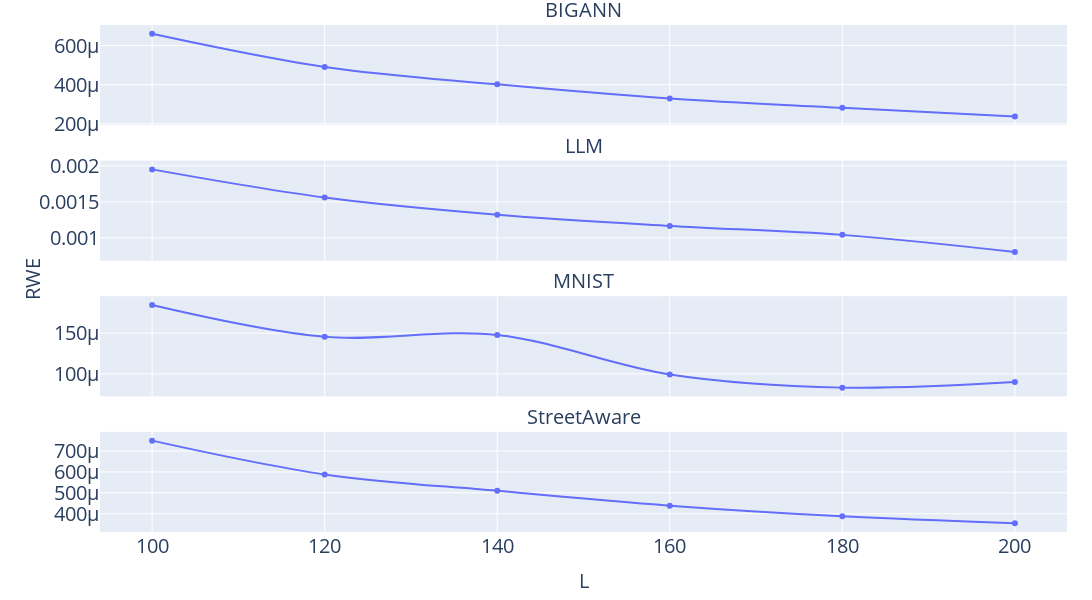

The notebook cell this image was saved under:
### Markdown cell above
## RWE

### Code cell
fig = px.line(filtered_df_complexity_comparisons, x="L", y="Total weight error", facet_col="dataset",markers=True,line_shape='spline',facet_col_wrap=1)

fig.for_each_yaxis(lambda y: y.update(showticklabels=True,matches=None, title = None,tickfont = dict(size=20)))
fig.add_annotation(
    showarrow=False,
    xanchor='center',
    xref='paper', 
    x=-0.07, 
    yanchor='middle',
    yref='paper',
    y=0.5,
    textangle=-90,
    text='RWE'
)
fig.update_xaxes(tickfont=dict(size=20), title_font = dict(size=20))
fig.for_each_annotation(lambda a: a.update(text=a.text.split("=")[-1], font = {'size': 20}))
fig.update_layout(margin = dict(t=25, l=100, r=25, b=25),
                        height=600,
                        width=1200)

fig.write_image("../images/updated_Impact-L-RWE.png", scale=3)
fig.show()

### Figure 1 — Plotly figure (JSON) as saved in the notebook; plotly's stock layout.template omitted (floating-point values rounded to 4 significant figures)
{"data": [{"hovertemplate": "dataset=BIGANN<br>L=%{x}<br>Total weight error=%{y}<extra></extra>", "legendgroup": "", "line": {"color": "#636efa", "dash": "solid", "shape": "spline"}, "marker": {"symbol": "circle"}, "mode": "lines+markers", "name": "", "orientation": "v", "showlegend": false, "type": "scatter", "x": [100, 120, 140, 160, 180, 200], "xaxis": "x4", "y": [0.0006606, 0.0004909, 0.0004015, 0.0003287, 0.0002812, 0.0002376], "yaxis": "y4"}, {"hovertemplate": "dataset=LLM<br>L=%{x}<br>Total weight error=%{y}<extra></extra>", "legendgroup": "", "line": {"color": "#636efa", "dash": "solid", "shape": "spline"}, "marker": {"symbol": "circle"}, "mode": "lines+markers", "name": "", "orientation": "v", "showlegend": false, "type": "scatter", "x": [100, 120, 140, 160, 180, 200], "xaxis": "x3", "y": [0.001951, 0.001561, 0.001322, 0.001167, 0.001043, 0.0008053], "yaxis": "y3"}, {"hovertemplate": "dataset=MNIST<br>L=%{x}<br>Total weight error=%{y}<extra></extra>", "legendgroup": "", "line": {"color": "#636efa", "dash": "solid", "shape": "spline"}, "marker": {"symbol": "circle"}, "mode": "lines+markers", "name": "", "orientation": "v", "showlegend": false, "type": "scatter", "x": [100, 120, 140, 160, 180, 200], "xaxis": "x2", "y": [0.0001845, 0.0001456, 0.0001478, 9.941e-05, 8.324e-05, 8.999e-05], "yaxis": "y2"}, {"hovertemplate": "dataset=StreetAware<br>L=%{x}<br>Total weight error=%{y}<extra></extra>", "legendgroup": "", "line": {"color": "#636efa", "dash": "solid", "shape": "spline"}, "marker": {"symbol": "circle"}, "mode": "lines+markers", "name": "", "orientation": "v", "showlegend": false, "type": "scatter", "x": [100, 120, 140, 160, 180, 200], "xaxis": "x", "y": [0.0007495, 0.000588, 0.0005093, 0.0004384, 0.0003876, 0.0003543], "yaxis": "y"}], "layout": {"annotations": [{"font": {"size": 20}, "showarrow": false, "text": "StreetAware", "x": 0.5, "xanchor": "center", "xref": "paper", "y": 0.1975, "yanchor": "bottom", "yref": "paper"}, {"font": {"size": 20}, "showarrow": false, "text": "MNIST", "x": 0.5, "xanchor": "center", "xref": "paper", "y": 0.465, "yanchor": "bottom", "yref": "paper"}, {"font": {"size": 20}, "showarrow": false, "text": "LLM", "x": 0.5, "xanchor": "center", "xref": "paper", "y": 0.7325, "yanchor": "bottom", "yref": "paper"}, {"font": {"size": 20}, "showarrow": false, "text": "BIGANN", "x": 0.5, "xanchor": "center", "xref": "paper", "y": 1, "yanchor": "bottom", "yref": "paper"}, {"font": {"size": 20}, "showarrow": false, "text": "RWE", "textangle": -90, "x": -0.07, "xanchor": "center", "xref": "paper", "y": 0.5, "yanchor": "middle", "yref": "paper"}], "height": 600, "legend": {"tracegroupgap": 0}, "margin": {"b": 25, "l": 100, "r": 25, "t": 25}, "width": 1200, "xaxis": {"anchor": "y", "domain": [0, 1], "tickfont": {"size": 20}, "title": {"font": {"size": 20}, "text": "L"}}, "xaxis2": {"anchor": "y2", "domain": [0, 1], "matches": "x", "showticklabels": false, "tickfont": {"size": 20}, "title": {"font": {"size": 20}}}, "xaxis3": {"anchor": "y3", "domain": [0, 1], "matches": "x", "showticklabels": false, "tickfont": {"size": 20}, "title": {"font": {"size": 20}}}, "xaxis4": {"anchor": "y4", "domain": [0, 1], "matches": "x", "showticklabels": false, "tickfont": {"size": 20}, "title": {"font": {"size": 20}}}, "yaxis": {"anchor": "x", "domain": [0, 0.1975], "showticklabels": true, "tickfont": {"size": 20}, "title": {}}, "yaxis2": {"anchor": "x2", "domain": [0.2675, 0.465], "showticklabels": true, "tickfont": {"size": 20}, "title": {}}, "yaxis3": {"anchor": "x3", "domain": [0.535, 0.7325], "showticklabels": true, "tickfont": {"size": 20}, "title": {}}, "yaxis4": {"anchor": "x4", "domain": [0.8025, 1], "showticklabels": true, "tickfont": {"size": 20}, "title": {}}}}
